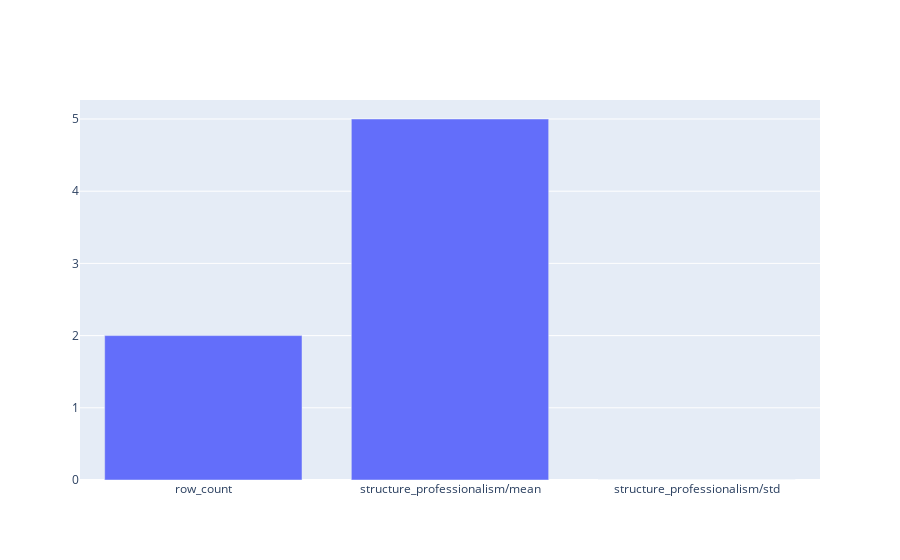

The code cell stored with this chart in its notebook:
### Markdown cell above
#### Test Evaluation 2: Response Structure and Professionalism

### Code cell
structure_professionalism_template = PointwiseMetricPromptTemplate(
    criteria={
        "formatting": "The response should follow the specified format with clear headlines, dates, and summaries.",
        "professional_tone": "The response should maintain a professional and objective tone throughout.",
        "clarity": "The information should be presented clearly and be easy to understand.",
    },
    rating_rubric={
        "5": "Response is well-structured, professional, and clear.",
        "3": "Response has good structure but could be more professional or clearer.",
        "1": "Response lacks proper structure or professionalism.",
    },
)

structure_professionalism_metric = PointwiseMetric(
    metric="structure_professionalism",
    metric_prompt_template=structure_professionalism_template,
)

# Create evaluation dataset
eval_dataset = pd.DataFrame(ground_truth_data)

# Run evaluation
eval_task = EvalTask(
    dataset=eval_dataset,
    metrics=[structure_professionalism_metric],
    experiment="kyc-structure-professionalism",
)

eval_result = eval_task.evaluate()

# Display results
display_eval_result(eval_result)

# Create visualization of results
plot_bar_plot(
    [
        (
            "Structure and Professionalism",
            eval_result.summary_metrics,
            eval_result.metrics_table,
        )
    ]
)

### Figure 1 — Plotly figure (JSON) as saved in the notebook; plotly's stock layout.template omitted (floating-point values rounded to 4 significant figures)
{"data": [{"name": "Structure and Professionalism", "type": "bar", "x": ["row_count", "structure_professionalism/mean", "structure_professionalism/std"], "y": [2, 5, 0]}], "layout": {"barmode": "group"}}
